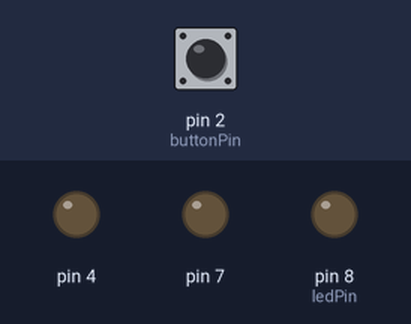
Recording of a sketch running on a simulated Arduino Uno, built with avr-gcc and run on an emulated ATmega328P. On the bench: output pins drawn as LEDs (lit = HIGH). The inputs (shaded band) are chosen by the test bench; at power-on: pin 2 (buttonPin) LOW.

Above: at 1.2 s.
1.3 s: pin 2 (buttonPin) pulsed HIGH 5 times (0.12 s each, 0.3 s apart)
At 2.06 s:
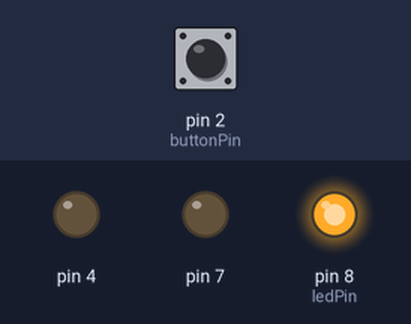
4.3 s: pin 2 (buttonPin) pulled HIGH for 0.15 s
At 4.6 s:
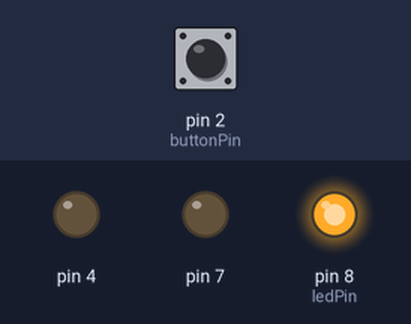
5.9 s: pin 2 (buttonPin) pulled HIGH for 1 s
At 7.0 s:
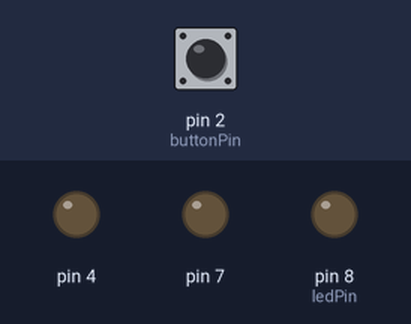
Timing chart, 0 to 8.9 s (numbered marks = the images above; inputs shaded):
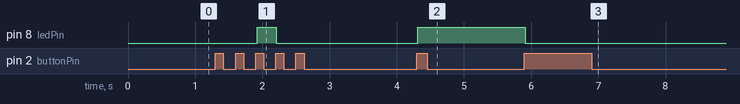

The sketch:

LED_b_for_perticular_pressed_button_number.ino
```cpp
const int buttonPin = 2;
const int ledPin =  8;
boolean button = LOW;
int p=0;

void setup() {
  pinMode(ledPin, OUTPUT);
  pinMode(buttonPin, INPUT);
  pinMode(7,OUTPUT);
  pinMode(4,OUTPUT);
}

void loop()
{

  if(debounce(button) == HIGH && button == LOW)
  {
    p++;
    button = HIGH;
  }
  else if(debounce(button) == LOW && button == HIGH)
  {
       button = LOW;
  }
  if(p>0)
 {
    if(p%3==0)
    {
        digitalWrite(ledPin,HIGH);
        //delay(500);
    }
    else
    {
        digitalWrite(ledPin,LOW);
        //delay(300);
      }
   }
}

boolean debounce(boolean button)
{
  boolean Now = digitalRead(buttonPin);
  if(button!=Now)
  {
    delay(10);
   Now = digitalRead(buttonPin);
  }
  return Now;

}
```

Measured:
- after the input at 1.3 s, pin 8 (ledPin): LOW → HIGH after 0.62 s, → LOW 0.29 s later
- after the input at 4.3 s, pin 8 (ledPin): LOW → HIGH at once
- after the input at 5.9 s, pin 8 (ledPin): HIGH → LOW at once
